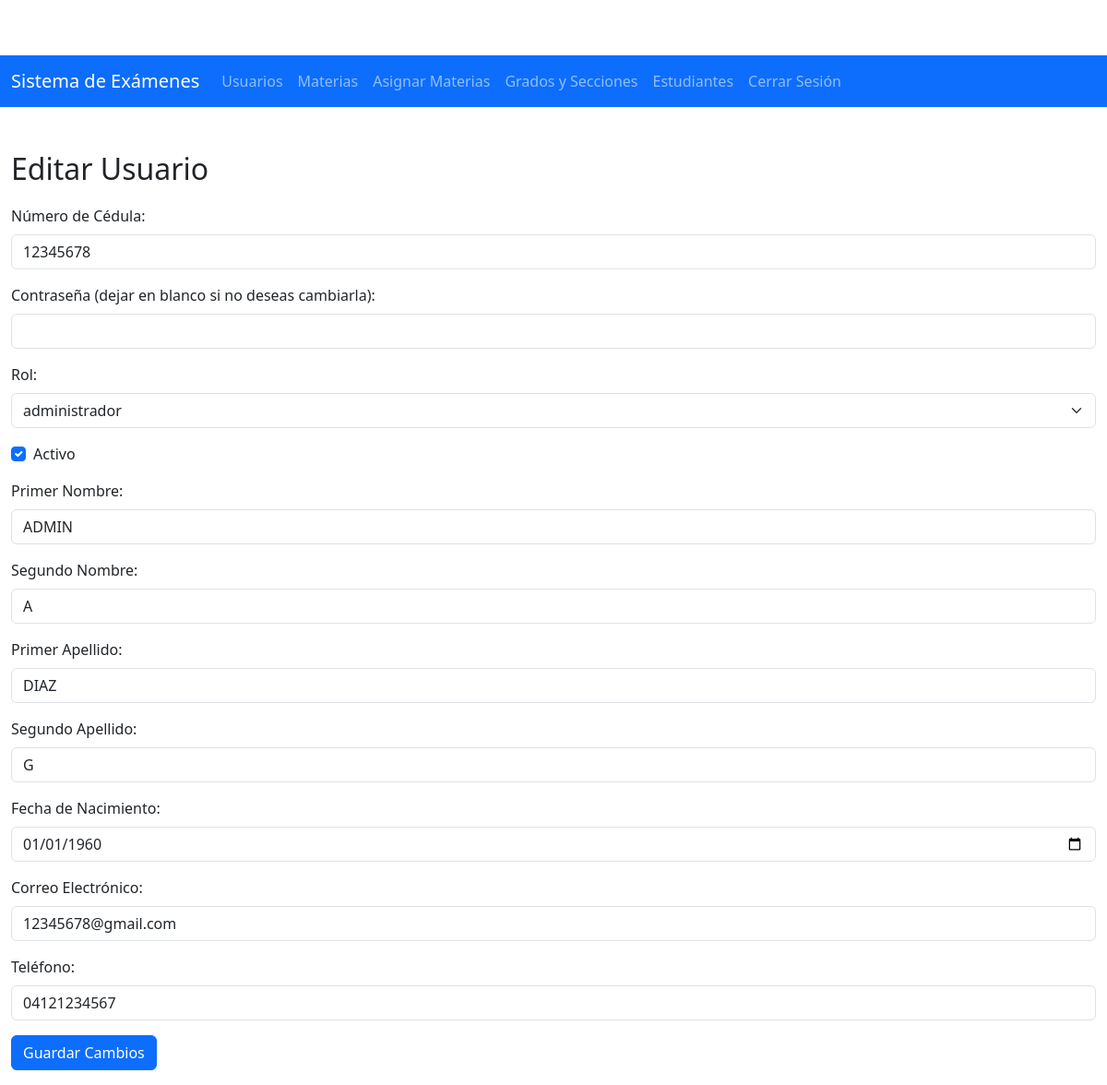
Screenshot of /editar_usuario.php?id=1 (signed in) with the database file from the repository.
### tables this page shows
CREATE TABLE `usuarios` (
  `id_usuario` int(11) NOT NULL,
  `nombre_usuario` varchar(100) NOT NULL,
  `contrasena_hash` varchar(255) NOT NULL,
  `id_rol` int(11) NOT NULL,
  `primer_nombre` varchar(50) NOT NULL,
  `segundo_nombre` varchar(50) DEFAULT NULL,
  `primer_apellido` varchar(50) NOT NULL,
  `segundo_apellido` varchar(50) DEFAULT NULL,
  `fecha_nacimiento` date NOT NULL,
  `correo` varchar(100) NOT NULL,
  `telefono` varchar(15) DEFAULT NULL,
  `activo` tinyint(1) NOT NULL DEFAULT 1
);

CREATE TABLE `roles` (
  `id_rol` int(11) NOT NULL,
  `nombre_rol` varchar(50) NOT NULL,
  `descripcion` varchar(255) NOT NULL
);

### editar_usuario.php (the view, shortened to what this page needs)
<?php
require_once 'includes/db.php';
require_once 'includes/menu.php';
$id_usuario = $_GET['id'] ?? null;
$stmt = $pdo->prepare("SELECT u.*, r.nombre_rol AS rol
                       FROM usuarios u
                       JOIN roles r ON u.id_rol = r.id_rol
                       WHERE u.id_usuario = :id_usuario");
$stmt->execute(['id_usuario' => $id_usuario]);
$usuario = $stmt->fetch(PDO::FETCH_ASSOC);
?>
<!DOCTYPE html>
<html lang="es">
<head>
    <link href="https://cdn.jsdelivr.net/npm/bootstrap@5.3.0-alpha1/dist/css/bootstrap.min.css" rel="stylesheet">
    <link rel="stylesheet" href="css/styles.css">
</head>
<body>
    <div class="container mt-5">
        <h2>Editar Usuario</h2>
        <form method="POST" action="">
            <div class="mb-3">
                <label for="nombre_usuario" class="form-label">Número de Cédula:</label>
                <input type="number" class="form-control" id="nombre_usuario" name="nombre_usuario" value="<?php echo htmlspecialchars($usuario['nombre_usuario']); ?>" required>
            </div>
            <div class="mb-3">
                <label for="contrasena" class="form-label">Contraseña (dejar en blanco si no deseas cambiarla):</label>
                <input type="password" class="form-control" id="contrasena" name="contrasena">
            </div>
            <div class="mb-3">
                <label for="rol" class="form-label">Rol:</label>
                <select class="form-select" id="rol" name="rol" required onchange="mostrarCamposEspecificos()">
                    <?php
                    $stmtRoles = $pdo->query("SELECT id_rol, nombre_rol FROM roles");
                    $roles = $stmtRoles->fetchAll(PDO::FETCH_ASSOC);
                    foreach ($roles as $rol) {
                        echo '<option value="' . $rol['id_rol'] . '"' . ($usuario['id_rol'] == $rol['id_rol'] ? ' selected' : '') . '>' . htmlspecialchars($rol['nombre_rol']) . '</option>';
                    }
                    ?>
                </select>
            </div>
            <div class="mb-3 form-check">
                <input type="checkbox" class="form-check-input" id="activo" name="activo" <?php echo $usuario['activo'] ? 'checked' : ''; ?>>
                <label class="form-check-label" for="activo">Activo</label>
            </div>
            <div class="mb-3">
                <label for="primer_nombre" class="form-label">Primer Nombre:</label>
                <input type="text" class="form-control" id="primer_nombre" name="primer_nombre" value="<?php echo htmlspecialchars($usuario['primer_nombre']); ?>" required>
            </div>
            <div class="mb-3">
                <label for="segundo_nombre" class="form-label">Segundo Nombre:</label>
                <input type="text" class="form-control" id="segundo_nombre" name="segundo_nombre" value="<?php echo htmlspecialchars($usuario['segundo_nombre']); ?>">
            </div>
            <div class="mb-3">
                <label for="primer_apellido" class="form-label">Primer Apellido:</label>
                <input type="text" class="form-control" id="primer_apellido" name="primer_apellido" value="<?php echo htmlspecialchars($usuario['primer_apellido']); ?>" required>
            </div>
            <div class="mb-3">
                <label for="segundo_apellido" class="form-label">Segundo Apellido:</label>
                <input type="text" class="form-control" id="segundo_apellido" name="segundo_apellido" value="<?php echo htmlspecialchars($usuario['segundo_apellido']); ?>">
            </div>
            <div class="mb-3">
                <label for="fecha_nacimiento" class="form-label">Fecha de Nacimiento:</label>
                <input type="date" class="form-control" id="fecha_nacimiento" name="fecha_nacimiento" value="<?php echo htmlspecialchars($usuario['fecha_nacimiento']); ?>" required>
            </div>
            <div class="mb-3">
                <label for="correo" class="form-label">Correo Electrónico:</label>
                <input type="email" class="form-control" id="correo" name="correo" value="<?php echo htmlspecialchars($usuario['correo']); ?>" required>
            </div>
            <div class="mb-3">
                <label for="telefono" class="form-label">Teléfono:</label>
                <input type="number" class="form-control" id="telefono" name="telefono" value="<?php echo htmlspecialchars($usuario['telefono']); ?>">
            </div>
            <button type="submit" class="btn btn-primary">Guardar Cambios</button>
        </form>
    </div>
</body>
</html>

### css/styles.css (style rules this page uses)
body { padding-top: 60px; }
.container { max-width: 1200px; }
form { margin-top: 20px; }

### rows the page displays
usuarios: nombre_usuario "12345678", rol "administrador", activo "☑", primer_nombre "ADMIN", segundo_nombre "A", primer_apellido "DIAZ", segundo_apellido "G", fecha_nacimiento "01/01/1960", correo "12345678@gmail.com", telefono "04121234567"
